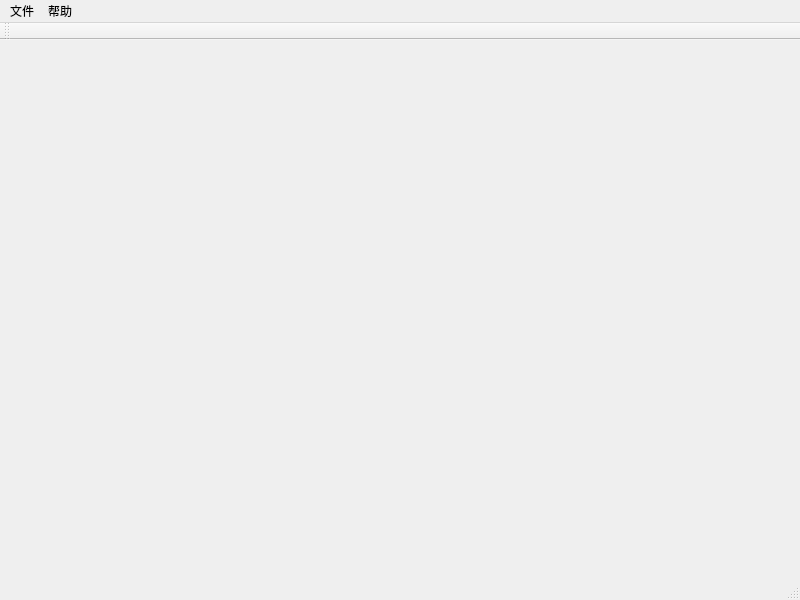
<?xml version="1.0" encoding="UTF-8"?>
<ui version="4.0">
 <class>MainWindow</class>
 <widget class="QMainWindow" name="MainWindow">
  <property name="geometry">
   <rect>
    <x>0</x>
    <y>0</y>
    <width>800</width>
    <height>600</height>
   </rect>
  </property>
  <property name="windowTitle">
   <string>病毒来袭</string>
  </property>
  <widget class="QWidget" name="centralwidget"/>
  <widget class="QMenuBar" name="menubar">
   <property name="geometry">
    <rect>
     <x>0</x>
     <y>0</y>
     <width>800</width>
     <height>23</height>
    </rect>
   </property>
   <widget class="QMenu" name="menu_File">
    <property name="title">
     <string>文件</string>
    </property>
    <addaction name="actionopen"/>
    <addaction name="actionclose"/>
   </widget>
   <widget class="QMenu" name="menu_Help">
    <property name="title">
     <string comment="H">帮助</string>
    </property>
   </widget>
   <addaction name="menu_File"/>
   <addaction name="menu_Help"/>
  </widget>
  <widget class="QStatusBar" name="statusbar"/>
  <widget class="QToolBar" name="toolBar">
   <property name="windowTitle">
    <string>toolBar</string>
   </property>
   <attribute name="toolBarArea">
    <enum>TopToolBarArea</enum>
   </attribute>
   <attribute name="toolBarBreak">
    <bool>false</bool>
   </attribute>
  </widget>
  <action name="actionopen">
   <property name="text">
    <string>打开</string>
   </property>
   <property name="toolTip">
    <string>打开文件</string>
   </property>
   <property name="statusTip">
    <string>打开一个文件</string>
   </property>
   <property name="shortcut">
    <string>Ctrl+O</string>
   </property>
  </action>
  <action name="actionclose">
   <property name="text">
    <string>关闭</string>
   </property>
   <property name="toolTip">
    <string>关闭文件</string>
   </property>
   <property name="statusTip">
    <string>关闭该文件</string>
   </property>
   <property name="shortcut">
    <string>Ctrl+C</string>
   </property>
  </action>
 </widget>
 <resources>
  <include location="apprcc.qrc"/>
 </resources>
 <connections/>
</ui>
